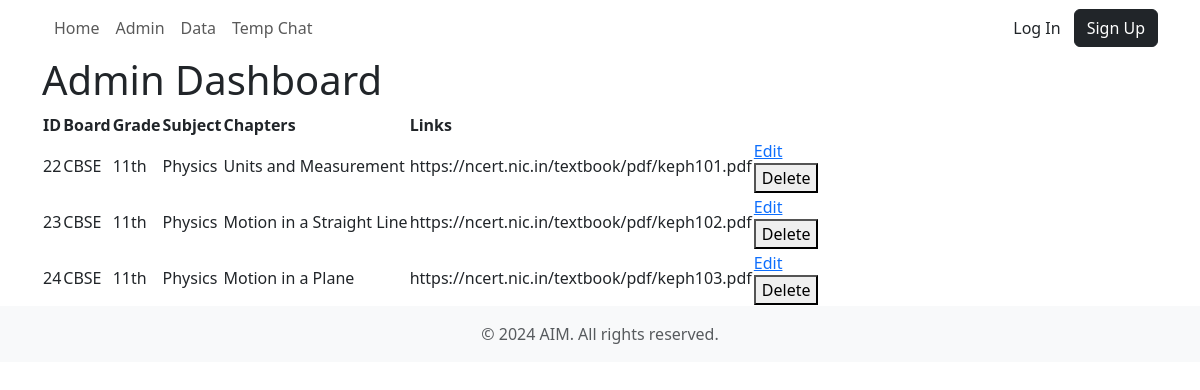
The page /admin on the database its author committed.
### tables this page shows
CREATE TABLE combined_cbse_data (
    id INTEGER PRIMARY KEY AUTOINCREMENT,
    board_name TEXT NOT NULL,
    grade_name TEXT NOT NULL,
    subject_name TEXT NOT NULL,
    chapter_name TEXT NOT NULL, chapter_link TEXT,
    UNIQUE(board_name, grade_name, subject_name, chapter_name)
);

### app.py (the view)
@app.route('/admin', methods=['GET', 'POST'])
def admin():
    conn = connect_db()
    cursor = conn.cursor()
    if request.method == 'POST':
        if 'delete_id' in request.form:
            row_id = request.form['delete_id']
            cursor.execute("DELETE FROM combined_cbse_data WHERE id=?", (row_id,))
            conn.commit()
    cursor.execute("SELECT * FROM combined_cbse_data")
    rows = cursor.fetchall()
    conn.close()
    return render_template('admin.html', rows=rows)

### app.py (called while the page is built)
def connect_db():
    conn = sqlite3.connect('database.db')
    return conn

### templates/admin.html (shortened to what this page needs)
{% extends "layout.html" %}
{% block content %}
   <h1>Admin Dashboard</h1>
   <table>
       <thead>
           <tr>
               <th>ID</th>
               <th>Board</th>
               <th>Grade</th>
               <th>Subject</th>
               <th>Chapters</th>
               <th>Links</th>
           </tr>
       </thead>
       <tbody>
           {% for row in rows %}
               <tr>
                   <td>{{ row[0] }}</td>
                   <td>{{ row[1] }}</td>
                   <td>{{ row[2] }}</td>
                   <td>{{ row[3] }}</td>
                   <td>{{ row[4] }}</td>
                   <td>{{ row[5] }}</td>
                   <td>
                       <a href="/admin/edit/{{ row[0] }}">Edit</a>
                       <form method="POST" action="/admin">
                            <button type="submit">Delete</button>
                        </form>
                   </td>
               </tr>
           {% endfor %}
       </tbody>
   </table>
{% endblock %}

### templates/layout.html (shortened to what this page needs)
<!DOCTYPE html>
<html lang="en">
<head>
    <link rel="stylesheet" href="../static/style.css">
    <link href="https://cdn.jsdelivr.net/npm/bootstrap@5.3.3/dist/css/bootstrap.min.css" rel="stylesheet">
</head>
<body>
    <section class="position-relative">
        <nav class="navbar py-10 navbar-expand-lg navbar-light bg-transparent">
            <div class="container">
                <div class="collapse navbar-collapse">
                    <ul class="navbar-nav ms-1 mb-2 mb-lg-0">
                        <li class="nav-item"><a class="nav-link" aria-current="page" href="/">Home</a></li>
                        <li class="nav-item"><a class="nav-link" href="/admin" contenteditable="false">Admin</a></li>
                        <li class="nav-item"><a class="nav-link" href="/add_data" contenteditable="false">Data</a></li>
                        <li class="nav-item"><a class="nav-link" href="/chat" contenteditable="false">Temp Chat</a></li>
                    </ul>
                <div class="ms-auto"><a class="btn" href="#">Log In</a><a class="btn btn-dark mt-3 mt-md-0" href="#">Sign Up</a></div>
              </div>
            </div>
        </nav>
    </section>
    <section class="position-relative">
        <div class="container">
            {% block content %}{% endblock %}
        </div>
    </section>
    <footer class="footer mt-auto py-3 bg-light">
        <div class="container text-center">
            <span class="text-muted">© 2024 AIM. All rights reserved.</span>
        </div>
    </footer>
</body>
</html>

### rows shown on the page
combined_cbse_data: id "22", board_name "CBSE", grade_name "11th", subject_name "Physics", chapter_name "Units and Measurement", chapter_link "https://ncert.nic.in/textbook/pdf/keph101.pdf"
combined_cbse_data: id "23", board_name "CBSE", grade_name "11th", subject_name "Physics", chapter_name "Motion in a Straight Line", chapter_link "https://ncert.nic.in/textbook/pdf/keph102.pdf"
combined_cbse_data: id "24", board_name "CBSE", grade_name "11th", subject_name "Physics", chapter_name "Motion in a Plane", chapter_link "https://ncert.nic.in/textbook/pdf/keph103.pdf"
